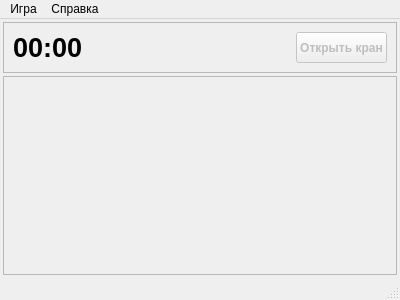
<?xml version="1.0" encoding="UTF-8"?>
<ui version="4.0">
 <class>MainWindow</class>
 <widget class="QMainWindow" name="MainWindow">
  <property name="geometry">
   <rect>
    <x>0</x>
    <y>0</y>
    <width>400</width>
    <height>300</height>
   </rect>
  </property>
  <property name="sizePolicy">
   <sizepolicy hsizetype="Preferred" vsizetype="Preferred">
    <horstretch>0</horstretch>
    <verstretch>0</verstretch>
   </sizepolicy>
  </property>
  <property name="windowTitle">
   <string notr="true">Трубопровод</string>
  </property>
  <property name="windowIcon">
   <iconset resource="images/resources.qrc">
    <normaloff>:/01100.png</normaloff>:/01100.png</iconset>
  </property>
  <property name="windowFilePath">
   <string notr="true"/>
  </property>
  <widget class="QWidget" name="centralWidget">
   <property name="enabled">
    <bool>true</bool>
   </property>
   <property name="sizePolicy">
    <sizepolicy hsizetype="Preferred" vsizetype="Preferred">
     <horstretch>0</horstretch>
     <verstretch>0</verstretch>
    </sizepolicy>
   </property>
   <layout class="QVBoxLayout" name="verticalLayout">
    <property name="spacing">
     <number>3</number>
    </property>
    <property name="margin">
     <number>3</number>
    </property>
    <item>
     <widget class="QFrame" name="frame">
      <property name="sizePolicy">
       <sizepolicy hsizetype="Preferred" vsizetype="Maximum">
        <horstretch>0</horstretch>
        <verstretch>0</verstretch>
       </sizepolicy>
      </property>
      <property name="frameShape">
       <enum>QFrame::StyledPanel</enum>
      </property>
      <property name="frameShadow">
       <enum>QFrame::Raised</enum>
      </property>
      <layout class="QHBoxLayout" name="horizontalLayout">
       <item>
        <widget class="QLabel" name="timeLabel">
         <property name="sizePolicy">
          <sizepolicy hsizetype="Preferred" vsizetype="Preferred">
           <horstretch>0</horstretch>
           <verstretch>0</verstretch>
          </sizepolicy>
         </property>
         <property name="font">
          <font>
           <pointsize>20</pointsize>
           <weight>75</weight>
           <bold>true</bold>
          </font>
         </property>
         <property name="text">
          <string>00:00</string>
         </property>
        </widget>
       </item>
       <item>
        <widget class="QPushButton" name="openTapButton">
         <property name="enabled">
          <bool>false</bool>
         </property>
         <property name="sizePolicy">
          <sizepolicy hsizetype="Fixed" vsizetype="Minimum">
           <horstretch>1</horstretch>
           <verstretch>0</verstretch>
          </sizepolicy>
         </property>
         <property name="font">
          <font>
           <weight>75</weight>
           <bold>true</bold>
          </font>
         </property>
         <property name="styleSheet">
          <string/>
         </property>
         <property name="text">
          <string notr="true">Открыть кран</string>
         </property>
         <property name="shortcut">
          <string notr="true">Space</string>
         </property>
        </widget>
       </item>
      </layout>
     </widget>
    </item>
    <item>
     <widget class="QScrollArea" name="scrollArea">
      <property name="sizePolicy">
       <sizepolicy hsizetype="Preferred" vsizetype="Preferred">
        <horstretch>0</horstretch>
        <verstretch>0</verstretch>
       </sizepolicy>
      </property>
      <property name="widgetResizable">
       <bool>true</bool>
      </property>
      <property name="alignment">
       <set>Qt::AlignLeading|Qt::AlignLeft|Qt::AlignTop</set>
      </property>
      <widget class="QWidget" name="scrollAreaWidgetContents">
       <property name="geometry">
        <rect>
         <x>0</x>
         <y>0</y>
         <width>16</width>
         <height>16</height>
        </rect>
       </property>
       <property name="sizePolicy">
        <sizepolicy hsizetype="Maximum" vsizetype="Maximum">
         <horstretch>0</horstretch>
         <verstretch>0</verstretch>
        </sizepolicy>
       </property>
      </widget>
     </widget>
    </item>
   </layout>
  </widget>
  <widget class="QMenuBar" name="menubar">
   <property name="geometry">
    <rect>
     <x>0</x>
     <y>0</y>
     <width>400</width>
     <height>28</height>
    </rect>
   </property>
   <widget class="QMenu" name="gameMenu">
    <property name="title">
     <string>Игра</string>
    </property>
    <addaction name="newAction"/>
    <addaction name="separator"/>
    <addaction name="quitAction"/>
   </widget>
   <widget class="QMenu" name="helpMenu">
    <property name="title">
     <string>Справка</string>
    </property>
    <addaction name="aboutQtAction"/>
    <addaction name="aboutAction"/>
   </widget>
   <addaction name="gameMenu"/>
   <addaction name="helpMenu"/>
  </widget>
  <widget class="QStatusBar" name="statusbar"/>
  <action name="newAction">
   <property name="text">
    <string>Новая</string>
   </property>
   <property name="iconText">
    <string notr="true">Новая</string>
   </property>
   <property name="shortcut">
    <string>Ctrl+N</string>
   </property>
  </action>
  <action name="quitAction">
   <property name="text">
    <string>Выйти</string>
   </property>
   <property name="iconText">
    <string notr="true">Выйти</string>
   </property>
   <property name="shortcut">
    <string>Ctrl+Q</string>
   </property>
  </action>
  <action name="aboutAction">
   <property name="text">
    <string>Об игре…</string>
   </property>
   <property name="iconText">
    <string notr="true">Об игре…</string>
   </property>
   <property name="shortcut">
    <string>Ctrl+A</string>
   </property>
  </action>
  <action name="aboutQtAction">
   <property name="text">
    <string>Про Qt</string>
   </property>
   <property name="shortcut">
    <string>Ctrl+Shift+A</string>
   </property>
  </action>
 </widget>
 <resources>
  <include location="images/resources.qrc"/>
 </resources>
 <connections/>
</ui>
